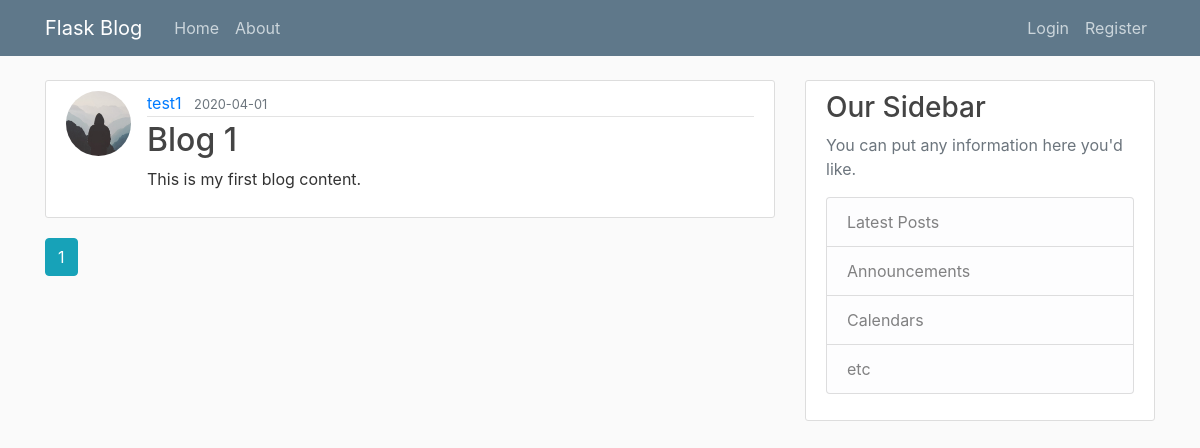
The app's page /home, older data.
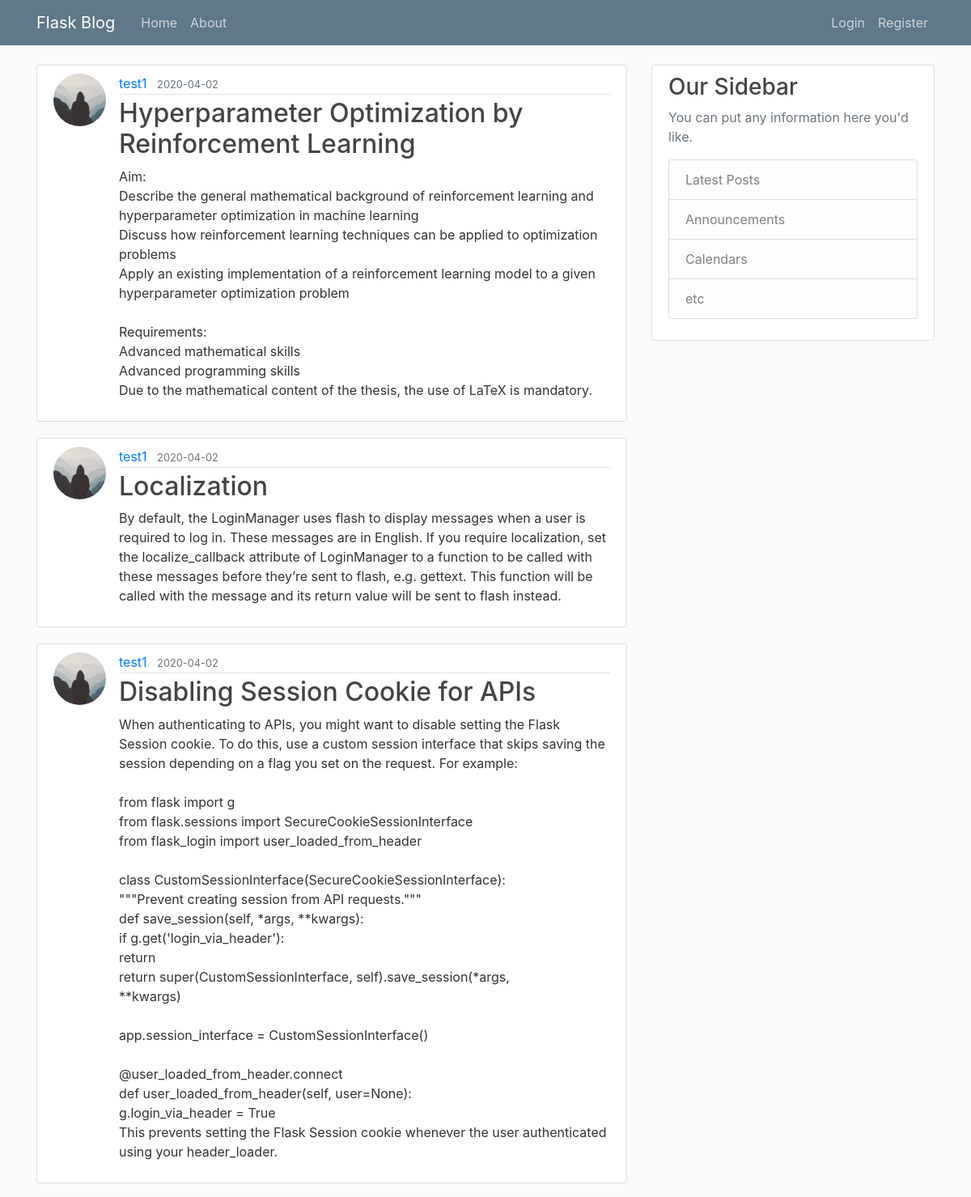
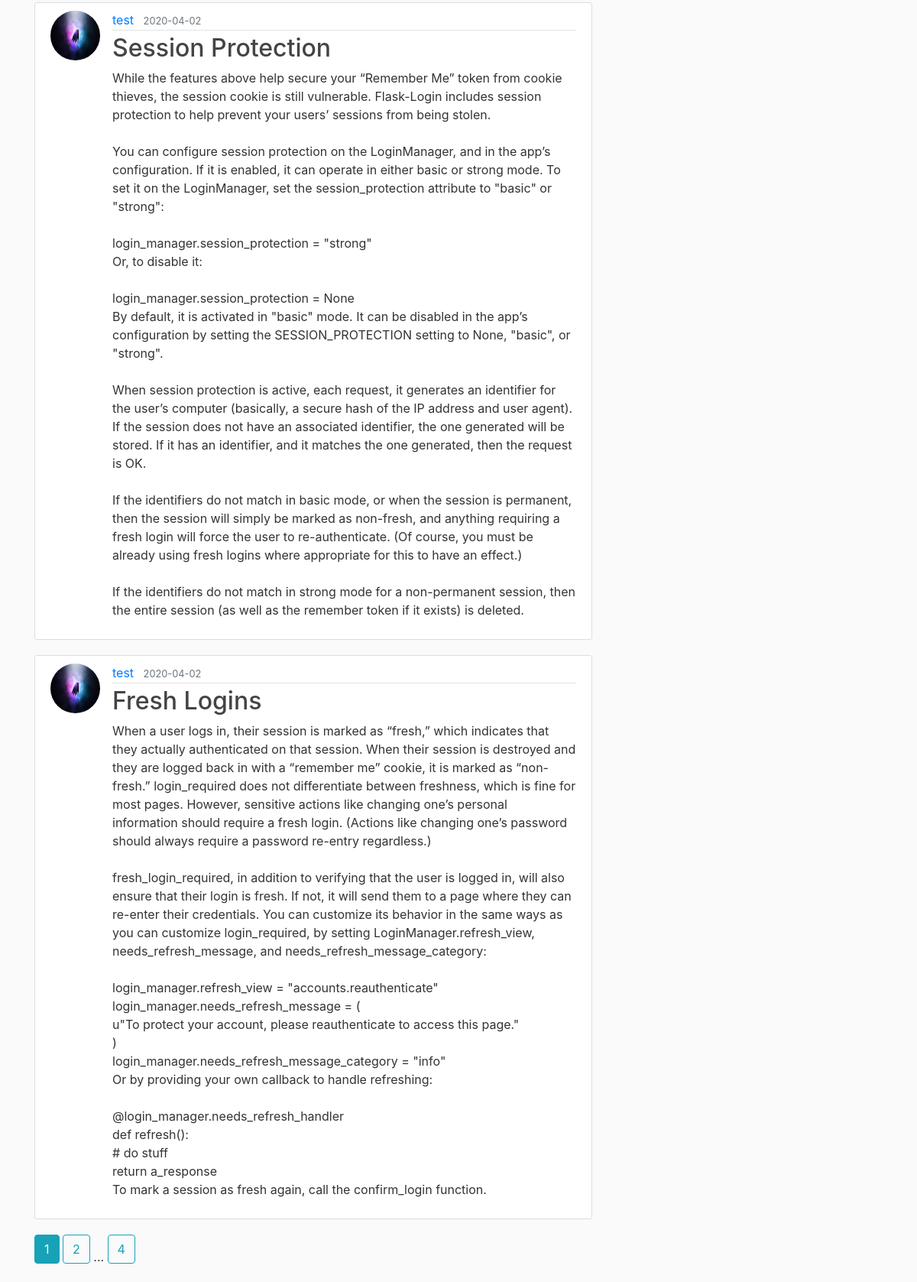
The same page, newer data (2 pictures, top to bottom).
### flaskblog/models.py (models this page shows, shortened)
class Post(db.Model):
    id = db.Column(db.Integer, primary_key=True)
    title = db.Column(db.String(100), nullable=False)
    date_posted = db.Column(db.DateTime, nullable=False,default=datetime.utcnow)
    content = db.Column(db.Text, nullable=False)
    user_id = db.Column(db.Integer, db.ForeignKey('user.id'),nullable=False)

class User(db.Model, UserMixin):
    id = db.Column(db.Integer, primary_key=True)
    username = db.Column(db.String(20), unique=True, nullable=False)
    email = db.Column(db.String(120), unique=True, nullable=False)
    image_file = db.Column(db.String(20), nullable=False, default='default.jpg')
    password = db.Column(db.String(60),nullable=False)
    posts = db.relationship('Post',backref='author',lazy=True)

### flaskblog/main/routes.py (the view)
@main.route("/")
@main.route("/home")
def home():
    page = request.args.get('page', 1, type=int)
    posts = Post.query.order_by(Post.date_posted.desc()).paginate(page=page, per_page=5)
    return render_template('home.html', posts=posts)

### flaskblog/templates/home.html
{% extends "layout.html" %}
{% block content %}
{% for post in posts.items %}
<article class="media content-section">
    <img class="rounded-circle article-img"
        src="{{ url_for('static', filename='profile_pics/'+post.author.image_file) }}">
    <div class="media-body">
        <div class="article-metadata">
            <a class="mr-2" href="{{ url_for('users.user_posts', username=post.author.username) }}">{{ post.author.username }}</a>
            <small class="text-muted">{{ post.date_posted.strftime("%Y-%m-%d") }}</small>
        </div>
        <h2><a class="article-title" href="{{ url_for('posts.post',post_id=post.id) }}">{{ post.title }}</a></h2>
        <p class="article-content">{{ post.content }}</p>
    </div>
</article>
{% endfor %}
{% for page_num in posts.iter_pages(left_edge=1, right_edge=1, left_current=1, right_current=2) %}
{% if page_num %}
    {% if posts.page == page_num %}
        <a class="btn btn-info mb-4" href="{{ url_for('main.home',page=page_num) }}">{{ page_num }}</a>
    {% else %}
        <a class="btn btn-outline-info mb-4" href="{{ url_for('main.home',page=page_num) }}">{{ page_num }}</a>
    {% endif %}
{% else %}
    ...
{% endif %}
{% endfor %}
{% endblock content %}

### flaskblog/templates/layout.html (shortened to what this page needs)
<!DOCTYPE html>
<html>
    <head>
        <link rel="stylesheet" href="https://stackpath.bootstrapcdn.com/bootstrap/4.4.1/css/bootstrap.min.css">
        <link rel="stylesheet" type="text/css" href="{{ url_for('static', filename='main.css') }}">
    </head>
    <body>
        <header class="site-header">
            <nav class="navbar navbar-expand-md navbar-dark bg-steel fixed-top">
              <div class="container">
                <a class="navbar-brand mr-4" href="/">Flask Blog</a>
                <div class="collapse navbar-collapse" id="navbarToggle">
                  <div class="navbar-nav mr-auto">
                    <a class="nav-item nav-link" href="{{ url_for('main.home') }}">Home</a>
                    <a class="nav-item nav-link" href="{{ url_for('main.about') }}">About</a>
                  </div>
                  <div class="navbar-nav">
                    {% if current_user.is_authenticated %}
                      <a class="nav-item nav-link" href="{{ url_for('posts.new_post') }}">New Post</a>
                      <a class="nav-item nav-link" href="{{ url_for('users.account') }}">Account</a>
                      <a class="nav-item nav-link" href="{{ url_for('users.logout') }}">Logout</a>
                    {% else %}
                      <a class="nav-item nav-link" href="{{ url_for('users.login') }}">Login</a>
                      <a class="nav-item nav-link" href="{{ url_for('users.register') }}">Register</a>
                    {% endif %}
                  </div>
                </div>
              </div>
            </nav>
          </header>
          <main role="main" class="container">
            <div class="row">
              <div class="col-md-8">
                {% block content %}{% endblock %}
              </div>
              <div class="col-md-4">
                <div class="content-section">
                  <h3>Our Sidebar</h3>
                  <p class='text-muted'>You can put any information here you'd like.
                    <ul class="list-group">
                      <li class="list-group-item list-group-item-light">Latest Posts</li>
                      <li class="list-group-item list-group-item-light">Announcements</li>
                      <li class="list-group-item list-group-item-light">Calendars</li>
                      <li class="list-group-item list-group-item-light">etc</li>
                    </ul>
                  </p>
                </div>
              </div>
            </div>
          </main>
  </body>
</html>

### flaskblog/static/main.css (style rules this page uses)
body { background: #fafafa; color: #333333; margin-top: 5rem; }
h1, h2, h3, h4, h5, h6 { color: #444444; }
.bg-steel { background-color: #5f788a; }
.site-header .navbar-nav .nav-link { color: #cbd5db; }
.content-section { background: #ffffff; padding: 10px 20px; border: 1px solid #dddddd; border-radius: 3px; margin-bottom: 20px; }
.article-title { color: #444444; }
.article-content { white-space: pre-line; }
.article-img { height: 65px; width: 65px; margin-right: 16px; }
.article-metadata { padding-bottom: 1px; margin-bottom: 4px; border-bottom: 1px solid #e3e3e3 }

Row changes from the older to the newer data that the page shows:
no longer on this page (row unchanged): Post: image_file (placeholder picture), author.username "test1", date_posted "2020-04-01", title "Blog 1", content "This is my first blog content."
added Post: image_file (placeholder picture), author.username "test1", date_posted "2020-04-02", title "Hyperparameter Optimization by Reinforcement Learning", content "Aim: Describe the general mathematical background of reinforcement learning and hyperparameter optimization in machine learning Discuss how reinforcement learning techniques can be applied to optimization problems Apply an existing implementation of a reinforcement learning model to a given hyperparameter optimization problem Requirements: Advanced mathematical skills Advanced programming skills Due to the mathematical content of the thesis, the use of LaTeX is mandatory."
added Post: image_file (placeholder picture), author.username "test1", date_posted "2020-04-02", title "Localization", content "By default, the LoginManager uses flash to display messages when a user is required to log in. These messages are in English. If you require localization, set the localize_callback attribute of LoginManager to a function to be called with these messages before they’re sent to flash, e.g. gettext. This function will be called with the message and its return value will be sent to flash instead."
added Post: image_file (placeholder picture), author.username "test1", date_posted "2020-04-02", title "Disabling Session Cookie for APIs", content "When authenticating to APIs, you might want to disable setting the Flask Session cookie. To do this, use a custom session interface that skips saving the session depending on a flag you set on the request. For example: from flask import g from flask.sessions import SecureCookieSessionInterface from flask_login import user_loaded_from_header class CustomSessionInterface(SecureCookieSessionInterface): \"\"\"Prevent creating session from API requests.\"\"\" def save_session(self, *args, **kwargs): if g.get('login_via_header'): return return super(CustomSessionInterface, self).save_session(*args, **kwargs) app.session_interface = CustomSessionInterface() @user_loaded_from_header.connect def…"
added Post: image_file (picture), author.username "test", date_posted "2020-04-02", title "Session Protection", content "While the features above help secure your “Remember Me” token from cookie thieves, the session cookie is still vulnerable. Flask-Login includes session protection to help prevent your users’ sessions from being stolen. You can configure session protection on the LoginManager, and in the app’s configuration. If it is enabled, it can operate in either basic or strong mode. To set it on the LoginManager, set the session_protection attribute to \"basic\" or \"strong\": login_manager.session_protection = \"strong\" Or, to disable it: login_manager.session_protection = None By default, it is activated in \"basic\" mode. It can be disabled in the app’s configuration by setting the SESSION_PROTECTION…"
added Post: image_file (picture), author.username "test", date_posted "2020-04-02", title "Fresh Logins", content "When a user logs in, their session is marked as “fresh,” which indicates that they actually authenticated on that session. When their session is destroyed and they are logged back in with a “remember me” cookie, it is marked as “non-fresh.” login_required does not differentiate between freshness, which is fine for most pages. However, sensitive actions like changing one’s personal information should require a fresh login. (Actions like changing one’s password should always require a password re-entry regardless.) fresh_login_required, in addition to verifying that the user is logged in, will also ensure that their login is fresh. If not, it will send them to a page where they can re-enter…"
Text that changed along with them:
new list line: "2"
new list line: "4"
